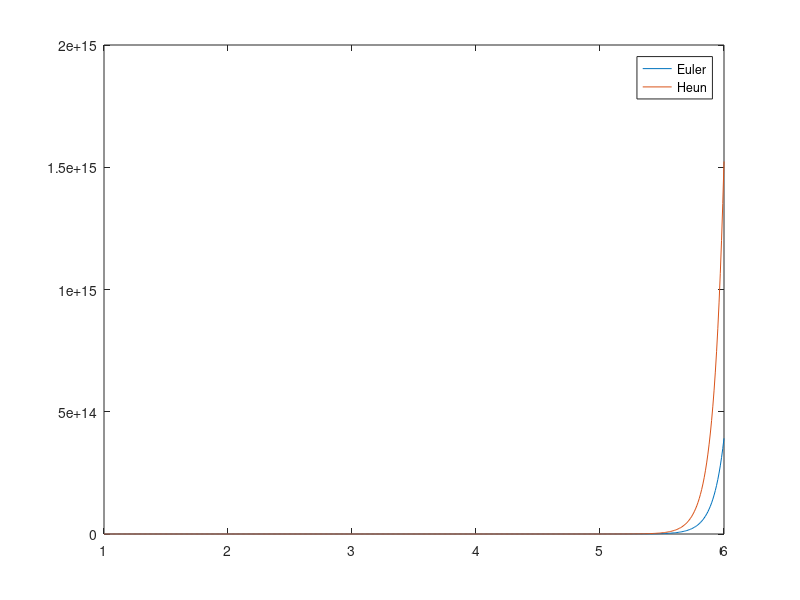
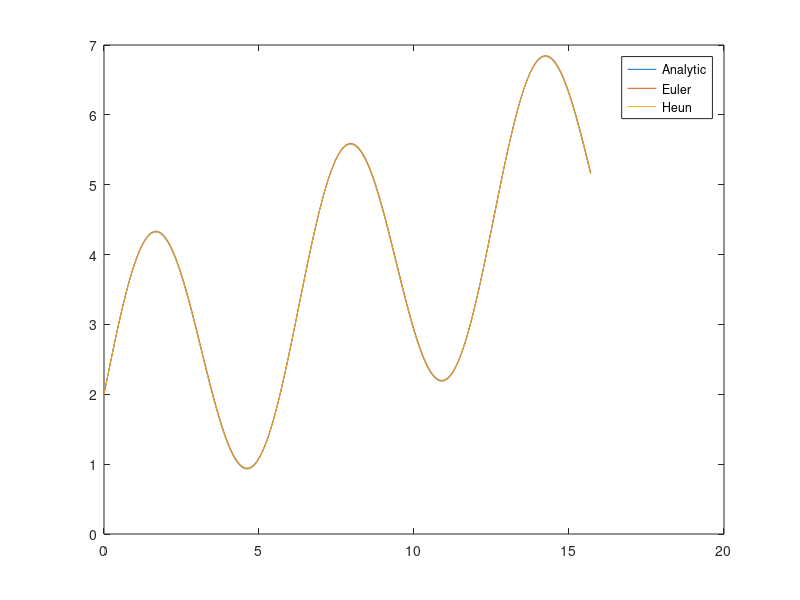

MATLAB code to generate these figures, in order:
% Heun's Method
% clear all; clc;

% Define necessary variables
f=@(t,y) 2*t*y;
h = 0.01;
x(1) = 1;
y_e(1) = 1;
y_h(1) = 1;
Lx = 5;
num_steps = Lx/h;

for i=1:num_steps
	x(i+1) = x(i) + h;
	y_e(i+1) = y_e(i) + h*f(x(i),y_e(i));
	y_star = y_h(i) + h*f(x(i),y_h(i));
	y_h(i+1) = y_h(i) + h/2*( f(x(i),y_h(i)) + f(x(i+1),y_star) );
end

figure(1); clf(1);
plot(x,y_e);
hold on;
plot(x,y_h);
legend('Euler','Heun');

f=@(x,y) 2*cos(x) + 0.2;
h = 0.01;
y_e=0;y_e(1)=2;
y_h=0;y_h(1)=2;
x=0;x(1)=0;
Lx = 5*pi;
num_steps = Lx/h;

for i=1:num_steps
	x(i+1) = x(i) + h;
	y_e(i+1) = y_e(i) + h*f(x(i),y_e(i));
	y_star = y_h(i) + h*f(x(i),y_h(i));
	y_h(i+1) = y_h(i) + h/2*( f(x(i),y_h(i)) + f(x(i+1),y_star));
end

f_analytic = @(x) 2*sin(x)+0.2*x+2;
y_a = f_analytic(x);

figure(2); clf(2);
plot(x,y_a);
hold on;
plot(x,y_e);
plot(x,y_h);
legend('Analytic','Euler','Heun');

diff = abs(y_a-y_h);
disp(max(diff));

wait = input('Press Enter to Exit.');
